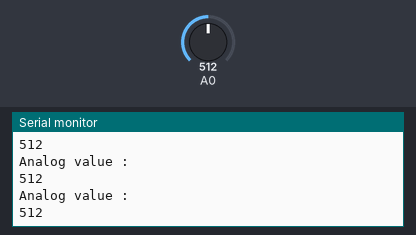
The sketch below on a simulated Arduino Uno, built with avr-gcc and run on an emulated ATmega328P. On the bench: the last lines printed to the serial monitor. Inputs (shaded band) come from the test bench; at power-on: A0 = 512.

Above: at 1.2 s.
1.3 s: A0 set to 716
At 1.69 s:
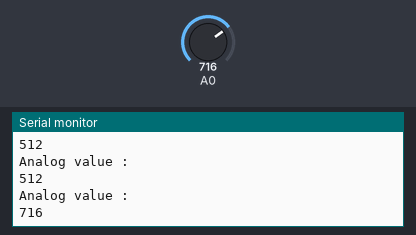
2.8 s: A0 set to 900
At 2.94 s:
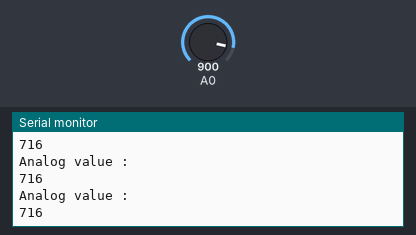
Timing chart, 0 to 5.8 s (numbered marks = the images above; inputs shaded):
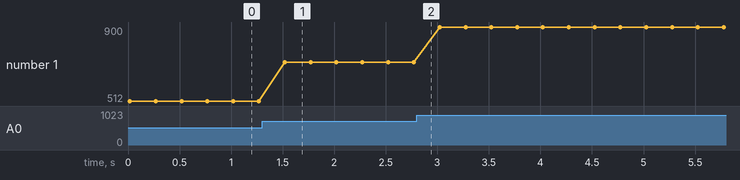

The sketch:

photoresistorlab.ino
```cpp
void setup()
{
  Serial.begin(9600);
}

void loop()
{
  int value = analogRead(A0);
  Serial.println("Analog value : ");
  Serial.println(value);
  delay(250);
}
```

Measured:
- after the input at 1.3 s, the serial monitor: prints a new line after 0.22 s (image 1)
- plotted number 1: 512 → 716 after the input at 1.3 s, 716 → 900 after the input at 2.8 s
